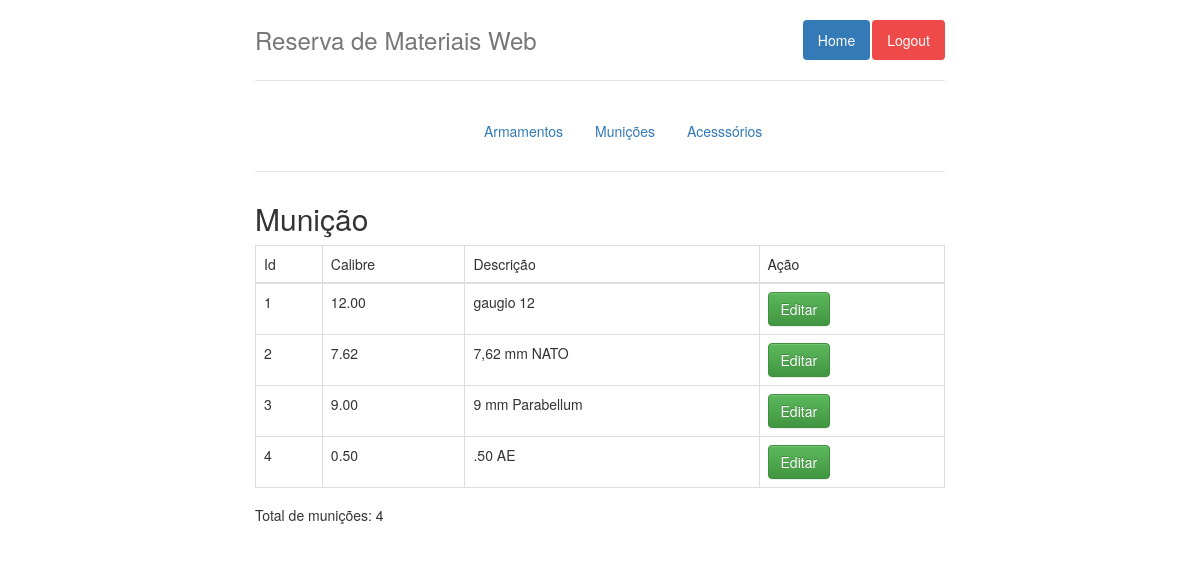
Page /ProjetoWebPython/p_registro/municao (signed in) on the committed database.
### registro/models.py (models this page shows, shortened)
class Municao(models.Model):
    calibre = models.DecimalField('Calibre',max_digits=5, decimal_places=2)
    descricao = models.CharField('Descricao',max_length=250)
    class Meta:
        verbose_name_plural = "Municoes"

### registro/views.py (the view)
@login_required(login_url="../admin/login/")
def list_muni(request):
    template = loader.get_template('registro/listar.html')
    municao_list = Municao.objects.order_by('id')
    municao_count= Municao.objects.count()
    context = {
        'municao_list': municao_list,
        'municao_count': municao_count,
    }
    return HttpResponse(template.render(context, request))

### registro/templates/registro/listar.html (shortened to what this page needs)
{% extends 'base/layout.html' %}
{% block content %}
<div class="header clearfix">
    <nav>
      <ul class="nav nav-pills" style=" margin-left: 31%;">
        <li role="presentation" ><a href="{% url 'armamento' %}">Armamentos</a></li>
        <li role="presentation" ><a href="{% url 'municao' %}">Munições</a></li>
        <li role="presentation" ><a href="{% url 'acessorio' %}">Acesssórios</a></li>
      </ul>
    </nav>
</div>
{% if municao_list %}
<h2>Munição</h2>
<table class="table table-bordered table-responsive">
<thead>
<tr>
    <td>Id</td>
    <td>Calibre</td>
    <td>Descrição</td>
    <td>Ação</td>
</tr>
</thead>
<tbody>
    {% for item in municao_list %}
        <tr>
            <td>{{ item.id}}</td>
            <td>{{ item.calibre}}</td>
            <td>{{ item.descricao}}</td>
            <td>
                <a href="/admin/registro/municao/{{item.id}}/change"><button class="btn btn-success">Editar</button></a>
            </td>
        </tr>
    {% endfor %}
</tbody>
</table>
<h5>Total de munições: {{ municao_count }}</h5>
{% endif %}
{% endblock %}

### rows in the picture
Municao: id "1", calibre "12.00", descricao "gaugio 12"
Municao: id "2", calibre "7.62", descricao "7,62 mm NATO"
Municao: id "3", calibre "9.00", descricao "9 mm Parabellum"
Municao: id "4", calibre "0.50", descricao ".50 AE"

### other values in the picture
{{ municao_count }} "4"
